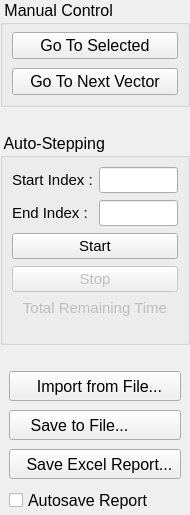
         <widget class="QFrame" name="tableControlFrame">
          <property name="minimumSize">
           <size>
            <width>170</width>
            <height>0</height>
           </size>
          </property>
          <property name="maximumSize">
           <size>
            <width>190</width>
            <height>16777215</height>
           </size>
          </property>
          <property name="font">
           <font>
            <family>.AppleSystemUIFont</family>
            <pointsize>12</pointsize>
            <kerning>true</kerning>
           </font>
          </property>
          <property name="frameShape">
           <enum>QFrame::NoFrame</enum>
          </property>
          <property name="frameShadow">
           <enum>QFrame::Raised</enum>
          </property>
          <property name="lineWidth">
           <number>0</number>
          </property>
          <layout class="QVBoxLayout" name="tableControlLayout">
           <property name="spacing">
            <number>26</number>
           </property>
           <property name="leftMargin">
            <number>0</number>
           </property>
           <property name="topMargin">
            <number>0</number>
           </property>
           <property name="rightMargin">
            <number>0</number>
           </property>
           <property name="bottomMargin">
            <number>0</number>
           </property>
           <item>
            <widget class="QGroupBox" name="manualControlGroupBox">
             <property name="minimumSize">
              <size>
               <width>0</width>
               <height>90</height>
              </size>
             </property>
             <property name="maximumSize">
              <size>
               <width>16777215</width>
               <height>16777215</height>
              </size>
             </property>
             <property name="title">
              <string> Manual Control </string>
             </property>
             <layout class="QVBoxLayout" name="manualControlLayout_2">
              <property name="spacing">
               <number>9</number>
              </property>
              <property name="topMargin">
               <number>7</number>
              </property>
              <item>
               <widget class="QPushButton" name="goToSelectedButton">
                <property name="toolTip">
                 <string>Goes to first row in selection</string>
                </property>
                <property name="text">
                 <string>Go To Selected</string>
                </property>
               </widget>
              </item>
              <item>
               <widget class="QPushButton" name="goToNextButton">
                <property name="toolTip">
                 <string>Goes to next vector in table</string>
                </property>
                <property name="text">
                 <string>Go To Next Vector</string>
                </property>
               </widget>
              </item>
             </layout>
            </widget>
           </item>
           <item>
            <widget class="QGroupBox" name="autoStepGroupBox">
             <property name="minimumSize">
              <size>
               <width>0</width>
               <height>177</height>
              </size>
             </property>
             <property name="maximumSize">
              <size>
               <width>16777215</width>
               <height>16777215</height>
              </size>
             </property>
             <property name="font">
              <font>
               <family>.AppleSystemUIFont</family>
               <pointsize>12</pointsize>
               <kerning>true</kerning>
              </font>
             </property>
             <property name="title">
              <string> Auto-Stepping </string>
             </property>
             <layout class="QGridLayout" name="autostepLayout_2">
              <property name="bottomMargin">
               <number>4</number>
              </property>
              <property name="verticalSpacing">
               <number>7</number>
              </property>
              <item row="1" column="0">
               <widget class="QLabel" name="endIndexLabel">
                <property name="font">
                 <font>
                  <family>.AppleSystemUIFont</family>
                  <pointsize>11</pointsize>
                  <kerning>true</kerning>
                 </font>
                </property>
                <property name="text">
                 <string>End Index :</string>
                </property>
               </widget>
              </item>
              <item row="3" column="0" colspan="2">
               <widget class="QPushButton" name="autostartStopButton">
                <property name="enabled">
                 <bool>false</bool>
                </property>
                <property name="font">
                 <font>
                  <family>.AppleSystemUIFont</family>
                  <pointsize>11</pointsize>
                  <kerning>true</kerning>
                 </font>
                </property>
                <property name="text">
                 <string>Stop</string>
                </property>
               </widget>
              </item>
              <item row="1" column="1">
               <widget class="QLineEdit" name="endIndexEdit">
                <property name="minimumSize">
                 <size>
                  <width>0</width>
                  <height>20</height>
                 </size>
                </property>
                <property name="font">
                 <font>
                  <family>.AppleSystemUIFont</family>
                  <pointsize>11</pointsize>
                  <kerning>true</kerning>
                 </font>
                </property>
               </widget>
              </item>
              <item row="5" column="0" colspan="2">
               <widget class="QLabel" name="autostepRemainingTimeValue">
                <property name="enabled">
                 <bool>false</bool>
                </property>
                <property name="font">
                 <font>
                  <family>.AppleSystemUIFont</family>
                  <pointsize>9</pointsize>
                  <kerning>true</kerning>
                 </font>
                </property>
                <property name="text">
                 <string/>
                </property>
                <property name="alignment">
                 <set>Qt::AlignCenter</set>
                </property>
               </widget>
              </item>
              <item row="2" column="0" colspan="2">
               <widget class="QPushButton" name="autostepStartButton">
                <property name="font">
                 <font>
                  <family>.AppleSystemUIFont</family>
                  <pointsize>11</pointsize>
                  <kerning>true</kerning>
                 </font>
                </property>
                <property name="text">
                 <string>Start</string>
                </property>
               </widget>
              </item>
              <item row="4" column="0" colspan="2">
               <widget class="QLabel" name="autostepRemainingTimeLabel">
                <property name="enabled">
                 <bool>false</bool>
                </property>
                <property name="font">
                 <font>
                  <family>.AppleSystemUIFont</family>
                  <pointsize>11</pointsize>
                  <kerning>true</kerning>
                 </font>
                </property>
                <property name="text">
                 <string>Total Remaining Time</string>
                </property>
                <property name="alignment">
                 <set>Qt::AlignCenter</set>
                </property>
               </widget>
              </item>
              <item row="0" column="1">
               <widget class="QLineEdit" name="startIndexEdit">
                <property name="minimumSize">
                 <size>
                  <width>0</width>
                  <height>20</height>
                 </size>
                </property>
                <property name="font">
                 <font>
                  <family>.AppleSystemUIFont</family>
                  <pointsize>11</pointsize>
                  <kerning>true</kerning>
                 </font>
                </property>
               </widget>
              </item>
              <item row="0" column="0">
               <widget class="QLabel" name="startIndexLabel">
                <property name="font">
                 <font>
                  <family>.AppleSystemUIFont</family>
                  <pointsize>11</pointsize>
                  <kerning>true</kerning>
                 </font>
                </property>
                <property name="text">
                 <string>Start Index :</string>
                </property>
               </widget>
              </item>
             </layout>
            </widget>
           </item>
           <item>
            <widget class="QFrame" name="tableDataFrame">
             <property name="minimumSize">
              <size>
               <width>140</width>
               <height>0</height>
              </size>
             </property>
             <property name="frameShape">
              <enum>QFrame::NoFrame</enum>
             </property>
             <property name="frameShadow">
              <enum>QFrame::Plain</enum>
             </property>
             <property name="lineWidth">
              <number>0</number>
             </property>
             <layout class="QVBoxLayout" name="tableDataFrameLayout">
              <property name="spacing">
               <number>9</number>
              </property>
              <property name="topMargin">
               <number>0</number>
              </property>
              <property name="bottomMargin">
               <number>0</number>
              </property>
              <item>
               <widget class="QPushButton" name="importDataButton">
                <property name="sizePolicy">
                 <sizepolicy hsizetype="Preferred" vsizetype="Fixed">
                  <horstretch>0</horstretch>
                  <verstretch>0</verstretch>
                 </sizepolicy>
                </property>
                <property name="minimumSize">
                 <size>
                  <width>0</width>
                  <height>30</height>
                 </size>
                </property>
                <property name="toolTip">
                 <string>Import table data from CSV-formatted file</string>
                </property>
                <property name="layoutDirection">
                 <enum>Qt::LeftToRight</enum>
                </property>
                <property name="text">
                 <string>  Import from File...</string>
                </property>
                <property name="icon">
                 <iconset resource="magnetdaq.qrc">
                  <normaloff>:/magnetdaq/Resources/import_from_csv.png</normaloff>:/magnetdaq/Resources/import_from_csv.png</iconset>
                </property>
                <property name="iconSize">
                 <size>
                  <width>24</width>
                  <height>24</height>
                 </size>
                </property>
                <property name="default">
                 <bool>false</bool>
                </property>
                <property name="flat">
                 <bool>false</bool>
                </property>
               </widget>
              </item>
              <item>
               <widget class="QPushButton" name="saveDataButton">
                <property name="minimumSize">
                 <size>
                  <width>0</width>
                  <height>30</height>
                 </size>
                </property>
                <property name="toolTip">
                 <string>Save table data to CSV-formatted file</string>
                </property>
                <property name="layoutDirection">
                 <enum>Qt::LeftToRight</enum>
                </property>
                <property name="text">
                 <string>  Save to File...         </string>
                </property>
                <property name="icon">
                 <iconset resource="magnetdaq.qrc">
                  <normaloff>:/magnetdaq/Resources/export_to_csv.png</normaloff>:/magnetdaq/Resources/export_to_csv.png</iconset>
                </property>
                <property name="iconSize">
                 <size>
                  <width>24</width>
                  <height>24</height>
                 </size>
                </property>
               </widget>
              </item>
              <item>
               <widget class="QPushButton" name="saveToExcelReportButton">
                <property name="minimumSize">
                 <size>
                  <width>0</width>
                  <height>30</height>
                 </size>
                </property>
                <property name="toolTip">
                 <string>Save data to Excel report</string>
                </property>
                <property name="text">
                 <string>  Save Excel Report...</string>
                </property>
                <property name="icon">
                 <iconset resource="magnetdaq.qrc">
                  <normaloff>:/magnetdaq/Resources/export_to_excel.png</normaloff>:/magnetdaq/Resources/export_to_excel.png</iconset>
                </property>
                <property name="iconSize">
                 <size>
                  <width>24</width>
                  <height>24</height>
                 </size>
                </property>
               </widget>
              </item>
              <item>
               <widget class="QCheckBox" name="autosaveReportCheckBox">
                <property name="minimumSize">
                 <size>
                  <width>0</width>
                  <height>20</height>
                 </size>
                </property>
                <property name="layoutDirection">
                 <enum>Qt::LeftToRight</enum>
                </property>
                <property name="text">
                 <string>Autosave Report</string>
                </property>
               </widget>
              </item>
              <item>
               <spacer name="verticalSpacer_22">
                <property name="orientation">
                 <enum>Qt::Vertical</enum>
                </property>
                <property name="sizeType">
                 <enum>QSizePolicy::MinimumExpanding</enum>
                </property>
                <property name="sizeHint" stdset="0">
                 <size>
                  <width>10</width>
                  <height>2</height>
                 </size>
                </property>
               </spacer>
              </item>
             </layout>
            </widget>
           </item>
          </layout>
         </widget>
